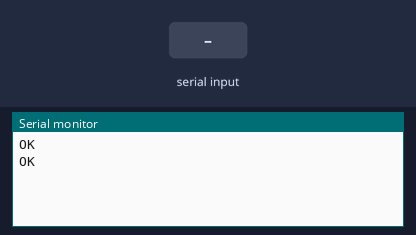
This sketch was run on a simulated Arduino Zero (SAMD21). On the bench: the last lines printed to the serial monitor. The inputs (shaded band) are chosen by the test bench. The modem accepts every AT command (registered, SIM ready, sends succeed) and sends nothing else.

Above: at 12.8 s.
12.9 s: "AWS=1\n" received over the second serial link
At 13.8 s:
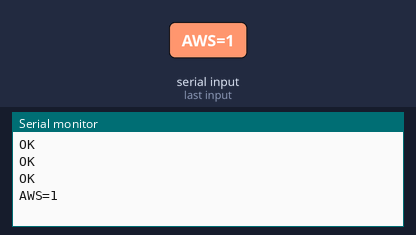
14.5 s: "1" received over the second serial link
At 15.8 s:
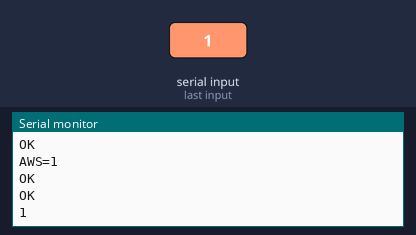

The sketch:

MultiSerial.ino
```cpp
/*
 Transmit serial data back and forth between two ports
 in order to flash new firmware to ichip with the ichip config tool.

 Note: Steps 1-5 have to be completed within 30 seconds (30000ms)

 Steps:
 1) reset arduino (e.g. power cycle)
 2) start ichip software
 3) menu "serial ports", select com port of ardiuno, set baud rate to 9600
 4) click on "ichip uploader via serial"
 5) select EBI flash 16 Megabit (if window doesn't appear, start over, act faster)
 6) Click FW Update, select .imf file and wait until finished, close ichip program
 7) power cycle arduino/gevcu and wait 20-30sec
 8) menu "serial ports", set baud rate to 115200
 9) go to configuration page

 check-out http://www.youtube.com/watch?v=vS60htz6h1g at 00:35:00

 */

bool flag = true;
void setup() {
	SerialUSB.begin(9600); // use SerialUSB only as the programming port doesn't work
	Serial2.begin(9600); // use Serial3 for GEVCU2, use Serial2 for GEVCU3+4
//	pinMode(43, INPUT);
}

void loop() {

        if(flag)resetiCHIP();

	while (Serial2.available()) {
		SerialUSB.write(Serial2.read());
	}
	while (SerialUSB.available()) {
  		Serial2.write(SerialUSB.read());
	}

	/*if (flag && millis() > 30000) {
		SerialUSB.begin(115200);
		Serial2.begin(115200);
		flag = false;
	}*/
}

void resetiCHIP()
{
  delay(10000);
  Serial2.write("at+i\r");
  delay(1000);
  Serial2.write("at+ifd\r");
  delay(1000);

  while (Serial2.available()) {	SerialUSB.write(Serial2.read());}

  Serial2.write("at+ibdra\r");
  delay(1000);
 while (Serial2.available()) {	SerialUSB.write(Serial2.read());}
   Serial2.write("at+iWLCH=1\r");
  delay(1000);
  while (Serial2.available()) {	SerialUSB.write(Serial2.read());}
  Serial2.write("at+iWLSI=!GEVCU\r");
  delay(1000);
  while (Serial2.available()) {	SerialUSB.write(Serial2.read());}
  Serial2.write("at+iDIP=192.168.3.10\r");
  delay(1000);
  while (Serial2.available()) {	SerialUSB.write(Serial2.read());}
  Serial2.write("at+iDPSZ=10\r");
  delay(1000);
  while (Serial2.available()) {	SerialUSB.write(Serial2.read());}
  Serial2.write("at+iRPG=secret\r");
  delay(1000);
  while (Serial2.available()) {	SerialUSB.write(Serial2.read());}
  Serial2.write("at+iWPWD=secret\r");
  delay(1000);
  while (Serial2.available()) {	SerialUSB.write(Serial2.read());}
  Serial2.write("at+iaws=1\r");
  delay(1000);
  while (Serial2.available()) {	SerialUSB.write(Serial2.read());}
  Serial2.write("at+idown\r");
  delay(1000);
  flag=false;
}

    /*"FD"
    "BDRA"
    "WLCH=1
    "WLSI=!GEVCU"
    "DIP=192.168.3.10"
    "DPSZ=10"
    "RPG=secret"
    "WPWD=secret"
    "AWS=1"
    "DOWN" */
```

Measured:
- after the input at 12.9 s, the serial monitor: prints a new line after 0.10 s (image 1)
- after the input at 14.5 s, the serial monitor: prints a new line after 0.50 s (image 2)
